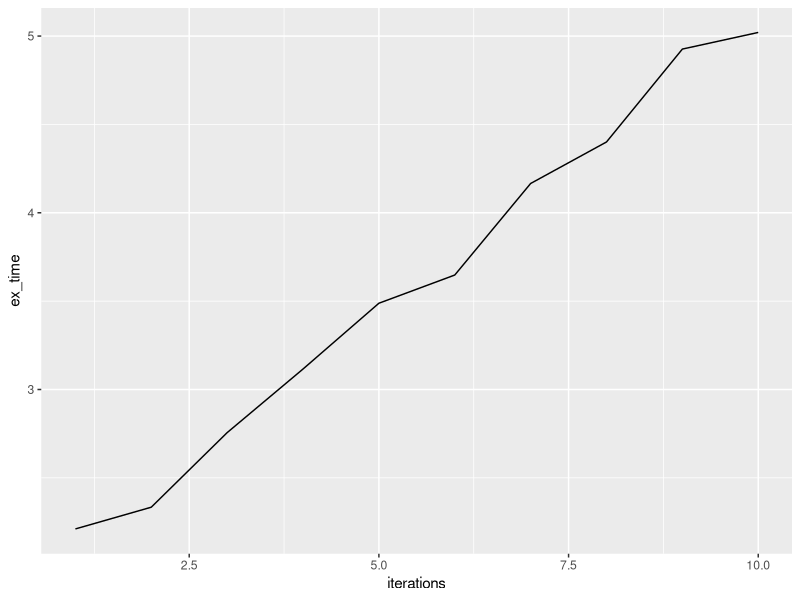
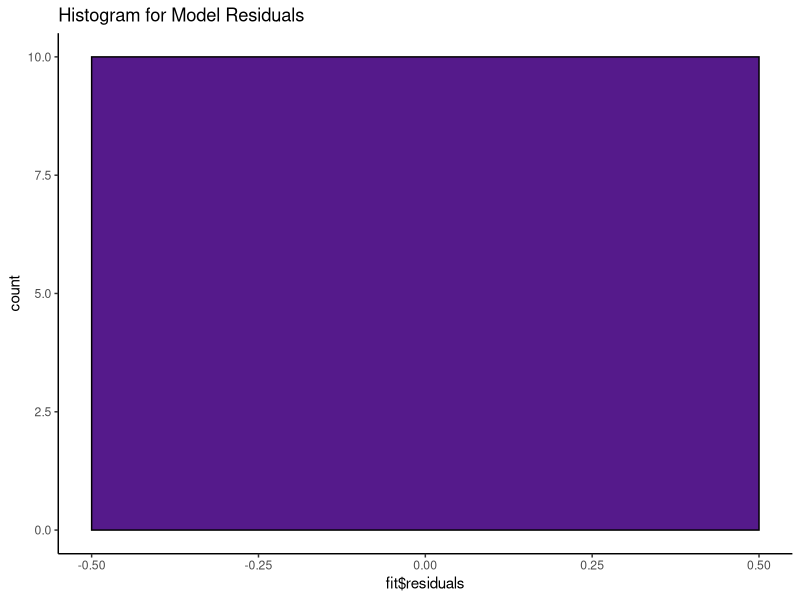
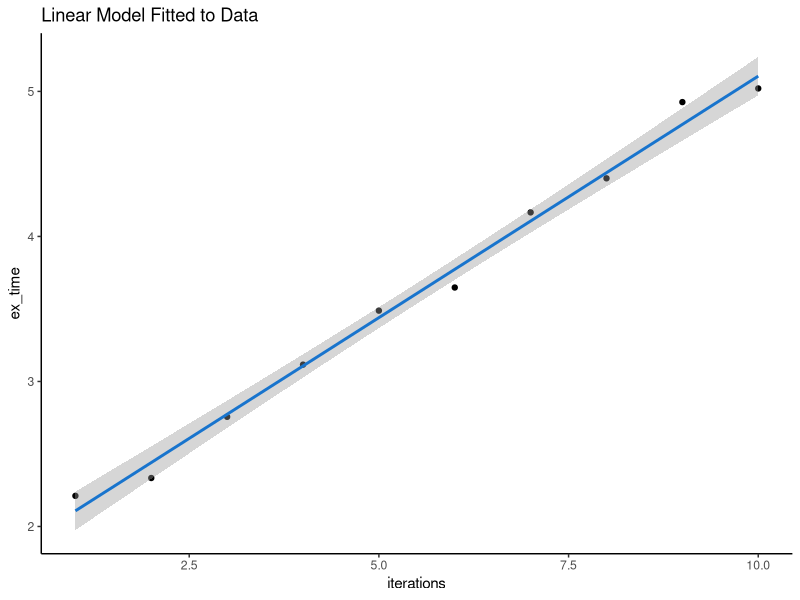

Here is the R script that generated these plots, in order:
rm(list = ls())
library("parallel")
library("tidyverse")
library("ggplot2")

ex_frame <- data.frame(iterations = seq(1,10,1), 
                      ex_time = c(2.211089,2.334053, 2.75596,
                                  3.115905, 3.488181,3.647778,
                                  4.165789, 4.400713,4.926383,
                                  5.020474))
ggplot(ex_frame) +
 geom_line(aes(iterations, ex_time))

fit <- lm( ex_time ~ iterations, data = ex_frame)
ggplot(data=ex_frame, aes(fit$residuals)) +
  geom_histogram(binwidth = 1, color = "black", fill = "purple4") +
  theme(panel.background = element_rect(fill = "white"),
        axis.line.x=element_line(),
        axis.line.y=element_line()) +
  ggtitle("Histogram for Model Residuals")

ggplot(data = ex_frame, aes(x = iterations, y = ex_time)) +
  geom_point() +
  stat_smooth(method = "lm", col = "dodgerblue3") +
  theme(panel.background = element_rect(fill = "white"),
        axis.line.x=element_line(),
        axis.line.y=element_line()) +
  ggtitle("Linear Model Fitted to Data")

predict(fit, data.frame(iterations = 50000))/86400
